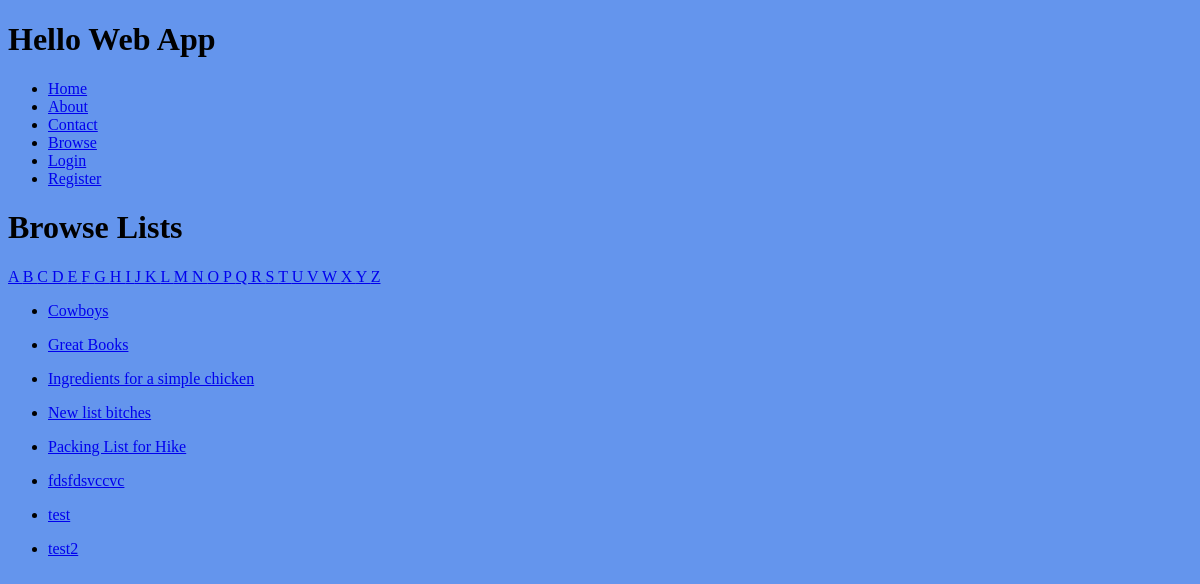
Before: /browse/name/ with the older database file.
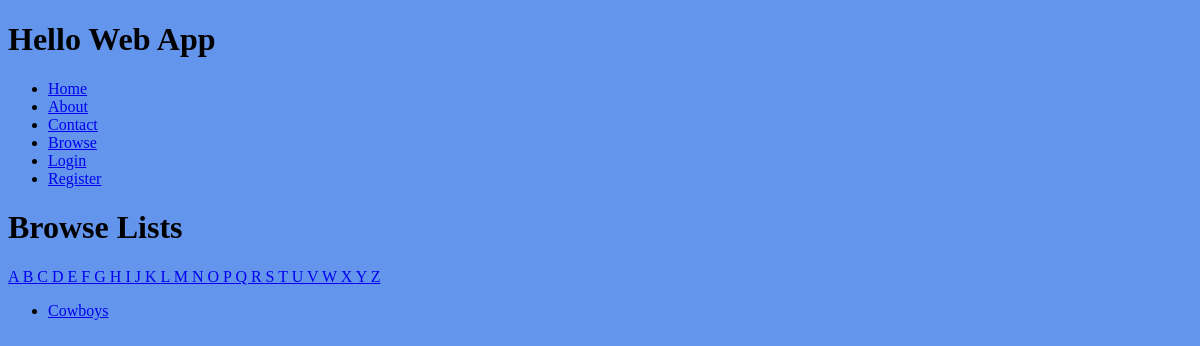
After: the same page with the newer database file.
### collection/models.py (models this page shows)
class List(models.Model):
    name = models.CharField(max_length=255)
    description = models.TextField()
    slug = models.SlugField(unique=True)
    user = models.ForeignKey(User, on_delete=models.CASCADE,
        blank=True, null=True)

### collection/views.py (the view)
# urls.py: path('browse/name/',views.browse_by_name, name='browse'),
def browse_by_name(request, initial=None):
    if initial:
        lists = List.objects.filter(name__istartswith=initial)
        lists = lists.order_by('name')
    else:
        lists = List.objects.all().order_by('name')
    return render(request, 'search/search.html', {
        'lists': lists,
        'initial': initial,
    })

### collection/templates/search/search.html (shortened to what this page needs)
{% extends 'base.html' %}
{% block content %}
    <h1>
        Browse Lists
    </h1>
    {% for letter in 'abcdefghijklmnopqrstuvwxyz' %}
    <a href="{% url 'browse_by_name' initial=letter %}"
    {% if initial == letter %}class="active"{% endif %}>
        {{ letter|upper }}
    </a>
    {% endfor %}
    {% for list in lists %}
    <ul>
        <li>
            <a href="{% url 'list_detail' slug=list.slug %}">
                {{ list.name }}
            </a>
        </li>
    </ul>
    {% empty %}
    <p>Sorry, no results!</p>
    {% endfor %}
{% endblock content %}

### collection/templates/base.html (shortened to what this page needs)
{% load static %}
<!doctype html>
<html>
    <head>
        <link rel="stylesheet"
            href="/static/css/style.css" />
    </head>
    <body>
        <header>
            <h1>Hello Web App</h1>
            <nav>
                <ul>
                    <li>
                        <a href="{% url 'home' %}">Home</a>
                    </li>
                    <li>
                        <a href="{% url 'about' %}">About</a>
                    </li>
                    <li>
                        <a href="{% url 'contact' %}">Contact</a>
                    </li>
                    <li>
                        <a href="{% url 'browse' %}">Browse</a>
                    </li>
                    {% if user.is_authenticated %}
                     <li>
                        <a href="{% url 'registration_create_list' %}">Create A New List</a>
                    </li>
                    <li>
                        <a href="{% url 'auth_logout' %}">Logout</a>
                    </li>
                    {% else %}
                    <li>
                        <a href="{% url 'auth_login' %}">Login</a>
                    </li>
                    <li>
                        <a href="{% url 'registration_register' %}">Register</a>
                    </li>
                    {% endif %}
                </ul>
            </nav>
        </header>
        {% block content %}{% endblock content %}
    </body>
</html>

### collection/static/css/style.css (style rules this page uses)
body { background-color: cornflowerblue; }

Changed rows visible on the page:
removed List: name "Great Books"
removed List: name "Ingredients for a simple chicken"
removed List: name "New list bitches"
removed List: name "Packing List for Hike"
removed List: name "fdsfdsvccvc"
removed List: name "test"
removed List: name "test2"
